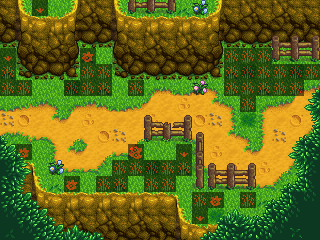

A 2D game scene composited from a Tiled map and its tileset images. What follows is a short description and the map's XML, with every tile layer's data as written:
An orthogonal 20x15 tile map with 16x16 px tiles, 6 tile layers (Back, Back2, Buildings, Paths, ...), 5 tilesets.

<map version="1.10" tiledversion="1.11.2" orientation="orthogonal" renderorder="left-down" width="20" height="15" tilewidth="16" tileheight="16" infinite="0" nextlayerid="12" nextobjectid="1">
 <properties>
  <property name="Outdoors" value="True" />
 </properties>
 <tileset firstgid="1" name="fall_outdoorsTileSheet" tilewidth="16" tileheight="16" tilecount="1975" columns="25">
  <image source="fall_outdoorsTileSheet.png" width="400" height="1264" />
 </tileset>
 <tileset firstgid="1976" name="spring_outdoorsTileSheet" tilewidth="16" tileheight="16" tilecount="1975" columns="25">
  <image source="spring_outdoorsTileSheet.png" width="400" height="1264" />
 </tileset>
 <tileset firstgid="3951" name="summer_outdoorsTileSheet" tilewidth="16" tileheight="16" tilecount="1975" columns="25">
  <image source="summer_outdoorsTileSheet.png" width="400" height="1264" />
 </tileset>
 <tileset firstgid="5926" name="winter_outdoorsTileSheet" tilewidth="16" tileheight="16" tilecount="1975" columns="25">
  <image source="winter_outdoorsTileSheet.png" width="400" height="1264" />
 </tileset>
 <tileset firstgid="7901" name="paths" tilewidth="16" tileheight="16" tilecount="64" columns="4">
  <image source="paths.png" width="64" height="256" />
 </tileset>
 <layer id="1" name="Back" width="20" height="15">
  <data encoding="csv">
2151,2251,2151,2251,2151,2251,2151,2251,2151,2251,2151,2231,2151,2251,2151,2251,2151,2251,2151,2251,
2151,2251,2151,2251,2151,2251,2151,2251,2151,2251,2151,2251,2151,2251,2151,2251,2151,2251,2151,2251,
2151,2251,2151,2251,2151,2251,2151,2251,2151,2251,2151,2251,2151,2251,2151,2251,2151,2251,2151,2251,
2151,2251,2151,2251,2151,2231,2151,2251,2151,2251,2151,2251,2151,2251,2151,2251,2151,2251,2151,2251,
2231,2251,2151,2251,2151,2251,2151,2251,2151,2251,2151,2251,2151,2251,2231,2232,2151,2251,2232,2251,
2151,2251,2151,2251,2232,2251,2231,2251,2151,2176,2155,2156,2181,2179,2151,2251,2231,2251,2176,2177,
2156,2181,2177,2179,2176,2177,2155,2156,2181,2178,2203,2183,2203,2153,2179,2151,2176,2177,2178,2183,
2207,2182,2203,2153,2178,2183,2203,2202,2203,2183,2202,2202,2182,2207,2204,2232,2201,2202,2182,2154,
2206,2180,2227,2228,2154,2228,2182,2207,2154,2205,2206,2180,2228,2202,2153,2179,2201,2207,2154,2229,
2151,2251,2151,2201,2153,2178,2154,2227,2229,2251,2151,2251,2201,2183,2202,2153,2178,2203,2204,2251,
2151,2251,2151,2226,2227,2227,2229,2251,2151,2232,2151,2231,2226,2228,2182,2203,2183,2154,2229,2251,
2151,2151,2151,2231,2151,2151,2151,2231,2151,2151,2151,2151,2151,2226,2227,2227,2227,2229,2151,2151,
2151,2151,2151,2151,2151,2151,2151,2151,2151,2151,2151,2151,2151,2151,2151,2151,2231,2151,2151,2151,
2251,2151,2251,2151,2251,2151,2251,2151,2251,2151,2251,2151,2251,2232,2251,2151,2251,2151,2251,2151,
2251,2151,2251,2151,2251,2151,2251,2151,2251,2151,2251,2151,2251,2151,2251,2151,2251,2151,2251,2151
</data>
 </layer>
 <layer id="11" name="Back2" width="20" height="15">
  <data encoding="csv">
0,2465,0,0,2369,0,0,2465,0,0,0,0,0,2369,0,0,0,0,0,0,
0,2490,0,0,2394,0,0,2490,0,0,0,0,0,2394,0,0,0,0,0,0,
0,2515,0,0,2419,0,0,2515,0,0,0,0,0,2419,0,0,0,0,0,0,
0,0,0,0,0,0,0,0,0,0,0,0,0,0,0,0,0,0,0,0,
0,0,0,0,0,0,0,0,0,0,0,0,0,0,0,0,0,0,0,0,
0,0,0,0,0,0,0,0,0,0,0,0,0,0,0,0,0,0,0,0,
0,0,0,0,0,0,0,0,0,0,0,0,0,0,0,0,0,0,0,0,
0,0,0,0,0,0,0,0,0,0,0,0,0,0,0,0,0,0,0,0,
0,0,0,0,0,0,0,0,0,0,0,0,0,0,0,0,0,0,0,0,
0,0,0,0,0,0,0,0,0,0,0,0,0,0,0,0,0,0,0,0,
0,0,2440,0,0,0,0,0,0,0,0,0,0,0,0,0,0,0,0,0,
0,0,2465,0,0,0,0,0,0,0,0,0,0,0,0,0,0,0,0,0,
0,0,2490,0,0,0,0,0,0,0,0,2440,0,0,0,0,0,0,0,0,
0,0,2515,0,0,0,0,0,0,0,0,2465,0,0,0,0,0,0,0,0,
0,0,0,0,0,0,0,0,0,0,0,2490,0,0,0,0,0,0,0,0
</data>
 </layer>
 <layer id="2" name="Buildings" width="20" height="15">
  <data encoding="csv">
2469,2417,0,0,2420,2468,2469,2417,2359,2360,2361,0,2283,2420,2469,2468,2469,2468,2469,2469,
2494,2442,2444,2443,2445,2493,2494,2442,2444,2443,2444,2443,2444,2445,2494,2493,2494,2493,2494,2494,
2519,2467,2469,2468,2470,2518,2519,2467,2469,2468,2469,2468,2469,2470,2519,2518,2519,2518,2519,2519,
0,2492,2494,2493,2495,0,0,2492,2494,2493,2494,2493,2494,2495,0,0,0,2359,2360,2361,
0,2517,2519,2518,2520,0,0,2517,2519,2518,2519,2518,2519,2520,0,0,0,0,0,0,
0,0,0,0,0,0,0,0,0,0,0,0,2233,0,0,0,0,0,0,0,
0,0,0,0,0,0,0,0,0,0,0,0,0,0,0,0,0,0,0,0,
0,0,0,0,0,0,0,0,0,0,0,0,0,0,0,0,0,0,0,0,
0,0,0,0,0,0,0,0,0,2359,2410,2361,0,0,0,0,0,0,0,0,
0,0,0,0,0,0,0,0,0,0,0,0,2362,0,0,0,0,0,0,0,
2443,2266,2267,2283,0,0,0,0,0,0,0,0,2387,0,0,0,0,0,0,0,
2468,2291,2417,0,0,0,0,0,0,0,0,0,2412,2359,2360,2361,0,0,0,2362,
2493,2316,2442,2444,2443,2444,2443,2444,2443,2444,2266,2267,0,0,0,0,0,0,0,2387,
2518,2341,2467,2469,2468,2469,2468,2469,2468,2469,2291,2417,0,0,0,0,0,0,0,2412,
0,0,2492,2494,2493,2494,2493,2494,2493,2494,2316,2442,2266,2443,2444,2443,2444,2443,2444,2443
</data>
 </layer>
 <layer id="3" name="Paths" width="20" height="15">
  <data encoding="csv">
0,0,7927,0,0,0,0,0,0,0,0,0,0,0,0,0,0,0,0,0,
0,0,0,0,0,0,0,0,0,0,0,0,0,0,0,0,0,0,0,0,
0,0,0,0,0,0,0,0,0,0,0,0,0,0,0,0,0,0,0,0,
7927,0,0,0,0,7926,0,0,0,0,0,0,0,0,7923,7923,7923,0,0,0,
7923,0,0,0,0,7923,7923,0,0,0,0,0,0,0,7923,7923,7923,7923,7923,7923,
7923,7923,0,0,7923,7923,7923,0,7923,0,0,0,0,0,7923,7923,7923,7923,7923,0,
0,0,0,0,0,0,0,0,0,0,0,0,0,0,0,7923,0,0,0,0,
0,0,0,0,0,0,0,0,0,0,0,0,0,0,0,0,0,0,0,0,
0,0,0,0,0,0,0,0,0,0,0,0,0,0,0,0,0,0,0,0,
0,7926,0,0,0,0,0,0,7925,0,0,7927,0,0,0,0,0,0,0,0,
0,0,0,0,0,0,0,7923,7923,7923,7923,7923,0,0,0,0,0,0,0,0,
0,0,0,0,7926,0,7923,7923,0,7923,7923,0,0,0,0,0,0,0,0,0,
0,0,0,0,0,0,0,0,0,0,0,0,7923,7926,0,7923,0,0,0,0,
0,0,0,0,0,0,0,0,0,0,0,0,7927,0,0,0,0,0,0,0,
0,0,0,0,0,0,0,0,0,0,0,0,0,0,0,0,0,0,0,0
</data>
 </layer>
 <layer id="4" name="Front" width="20" height="15">
  <data encoding="csv">
0,0,0,0,0,0,0,0,0,0,0,0,0,0,0,0,0,0,0,0,
0,0,0,0,0,0,0,0,0,0,0,0,0,0,0,0,0,0,0,0,
0,0,0,0,0,0,0,0,0,0,0,0,0,0,0,0,0,2334,2335,2336,
0,0,0,0,0,0,0,0,0,0,0,0,0,0,0,0,0,0,0,0,
0,0,0,0,0,0,0,0,0,0,0,0,0,0,0,0,0,0,0,0,
0,0,0,0,0,0,0,0,0,0,0,0,0,0,0,0,0,0,0,0,
0,0,0,0,0,0,0,0,0,0,0,0,0,0,0,0,0,0,0,0,
0,0,0,0,0,0,0,0,0,2334,2385,2336,0,0,0,0,0,0,0,0,
0,0,0,0,0,0,0,0,0,0,0,0,2337,0,0,0,0,0,0,0,
0,0,0,0,0,0,0,0,0,0,0,0,0,0,0,0,0,0,0,0,
0,0,0,0,0,0,0,0,0,0,0,0,0,2334,2335,2336,0,0,0,2337,
0,0,0,0,0,0,0,0,0,0,0,0,0,0,0,0,0,0,0,0,
0,0,0,0,0,0,0,0,0,0,0,0,0,0,0,0,0,0,0,0,
0,0,0,0,0,0,0,0,0,0,0,0,0,0,0,0,0,0,0,0,
0,0,0,0,0,0,0,0,0,0,0,0,0,0,0,0,0,0,0,0
</data>
 </layer>
 <layer id="5" name="AlwaysFront" width="20" height="15">
  <data encoding="csv">
0,0,0,0,0,0,0,0,0,0,0,0,0,0,0,0,0,0,0,0,
0,0,0,0,0,0,0,0,0,0,0,0,0,0,0,0,0,0,0,0,
0,0,0,0,0,0,0,0,0,0,0,0,0,0,0,0,0,0,0,0,
0,0,0,0,0,0,0,0,0,0,0,0,0,0,0,0,0,0,0,0,
0,0,0,0,0,0,0,0,0,0,0,0,0,0,0,0,0,0,0,0,
0,0,0,0,0,0,0,0,0,0,0,0,0,0,0,0,0,0,0,2994,
0,0,0,0,0,0,0,0,0,0,0,0,0,0,0,0,0,0,0,2970,
0,0,0,0,0,0,0,0,0,0,0,0,0,0,0,0,0,0,0,2995,
2993,0,0,0,0,0,0,0,0,0,0,0,0,0,0,0,0,0,2994,3020,
3017,2993,0,0,0,0,0,0,0,0,0,0,0,0,0,0,0,0,2970,2971,
2966,2967,0,0,0,0,0,0,0,0,0,0,0,0,0,0,0,0,2995,2996,
2991,2992,0,0,0,0,0,0,0,0,0,0,0,0,0,0,0,2994,3020,3021,
3016,3017,2993,0,0,0,0,0,0,0,0,0,0,0,0,0,2994,3020,3021,3046,
3041,3016,3017,2993,0,0,0,0,0,0,0,0,0,2994,3018,3019,3020,3045,3046,2922,
2972,3041,3016,3017,3018,3019,2993,0,0,0,0,0,2994,3020,2971,3044,3045,3046,2947,2922
</data>
 </layer>
 <objectgroup id="6" name="Back" />
 <objectgroup id="7" name="Buildings" />
 <objectgroup id="8" name="Paths" />
 <objectgroup id="9" name="Front" />
 <objectgroup id="10" name="AlwaysFront" />
</map>
